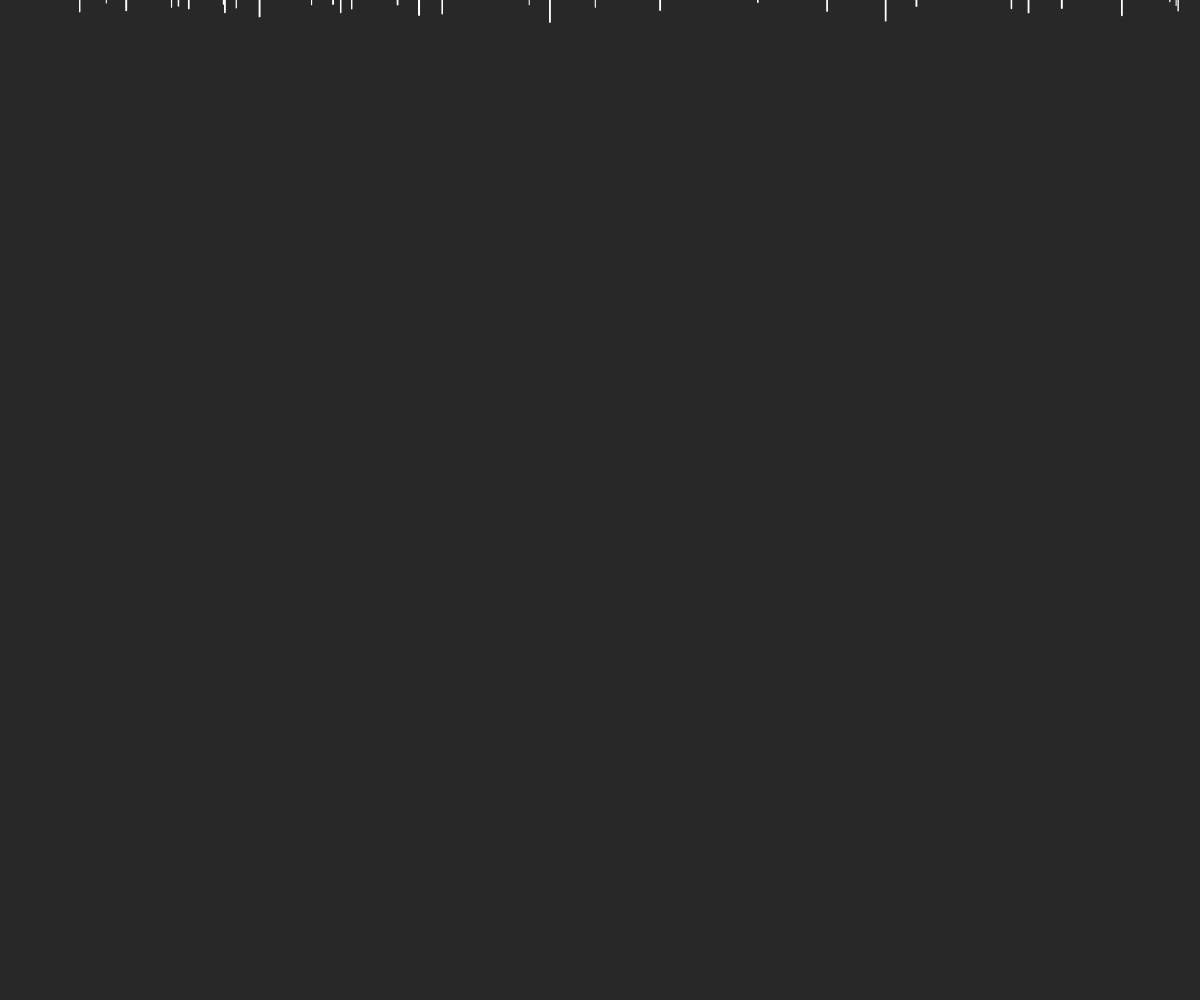
Frame 1 (no input)
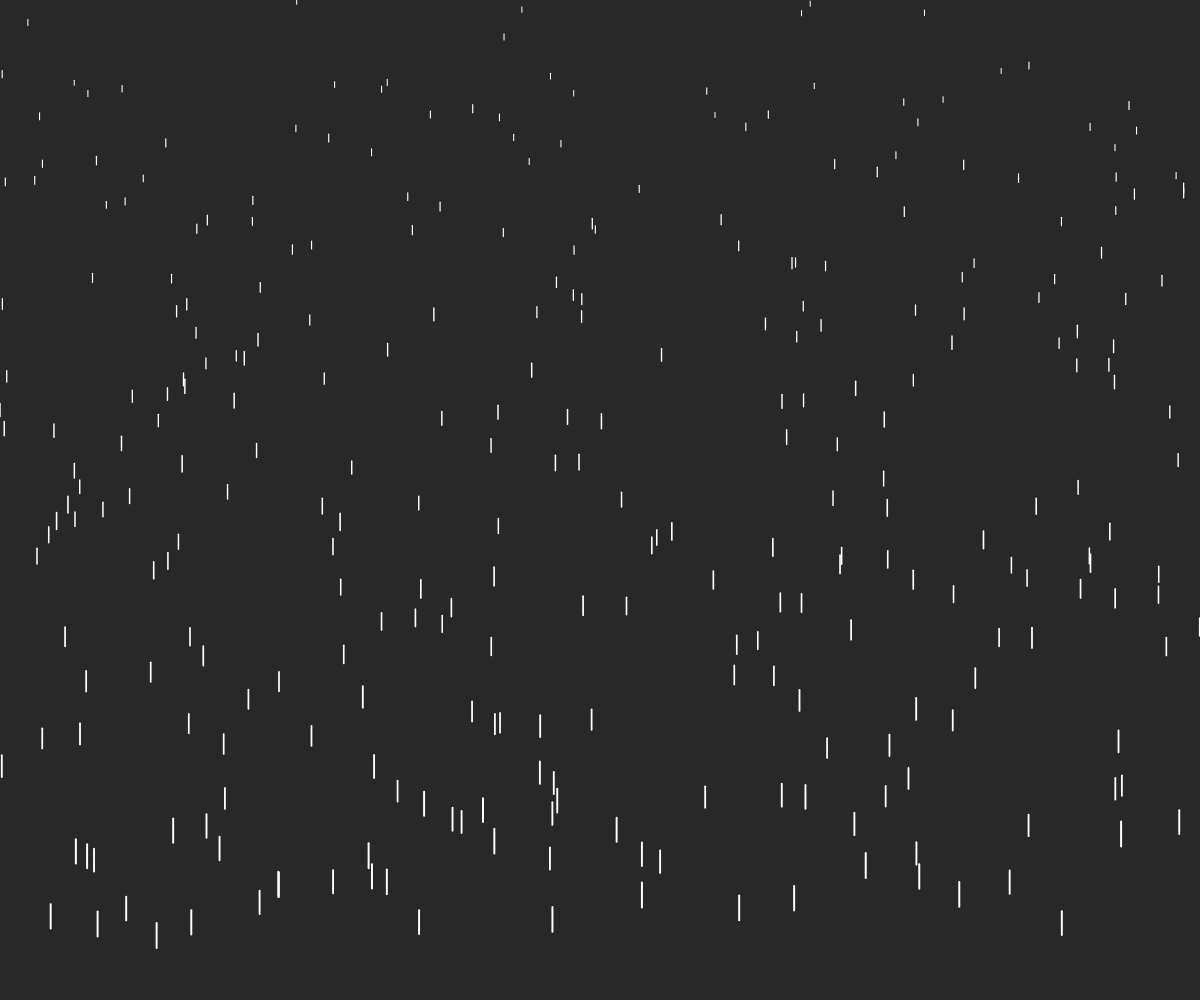
Frame 60 (no input)
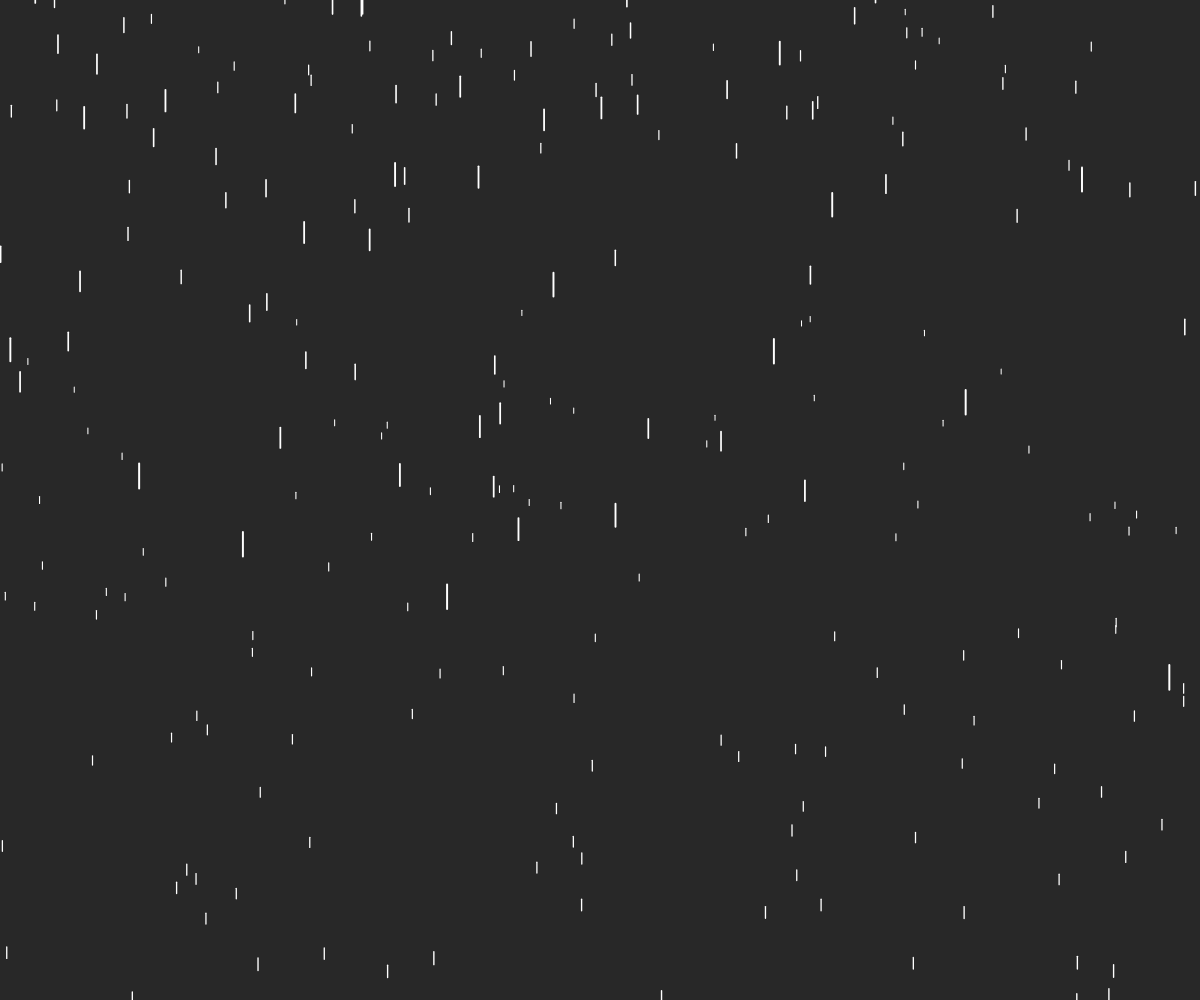
Frame 120 (the mouse pressed at the canvas centre since frame 60)

The p5.js sketch that drew these frames (run headless with seeded random() and noise() and a simulated clock; from frame 60 on, the mouse is pressed at the canvas centre):

// p5.js sketch
// ── sketch.js
let drops = [];
const MAX_DROPS = 300;
const MAX_VELOCITY = 15;
const MIN_VELOCITY = 2;

function setup() {
  createCanvas(windowWidth, windowHeight);
  for(let i = 0; i < MAX_DROPS; i++){
    drops[i] = new Drop();
  }
}

function draw() {
  background(40);

  for(let i = 0; i < drops.length; i++){
    drops[i].show();
    drops[i].fall();
  }
}



// ── drop.js
class Drop{
    z = random(0, 10);
    x = random(0, width);
    y = random(-150, 0);
    yspeed = map(this.z, 1, 10, MIN_VELOCITY, MAX_VELOCITY);
  
    show(){
      stroke(255, 255, 255);
      let size = this.getSize();
      strokeWeight(size.w);
      line(this.x, this.y, this.x, this.y + size.h);
    }
  
    getSize(){
      return {
        w : map(this.z, 0, 10, 1, 2),
        h : map(this.z, 0, 10, 5, 25)
      }
    }
  
    fall(){
      const gravity = 0.05;
      
      this.y += this.yspeed;
      this.yspeed += gravity;
     
      if(this.y > width){
        this.initDrop();
      }
    }
  
    initDrop(){
      this.z = random(0, 10);
      this.x = random(0, width);
      this.y = random(-150, 0);
      this.yspeed = map(this.z, 1, 10, MIN_VELOCITY, MAX_VELOCITY);
    }
  }
